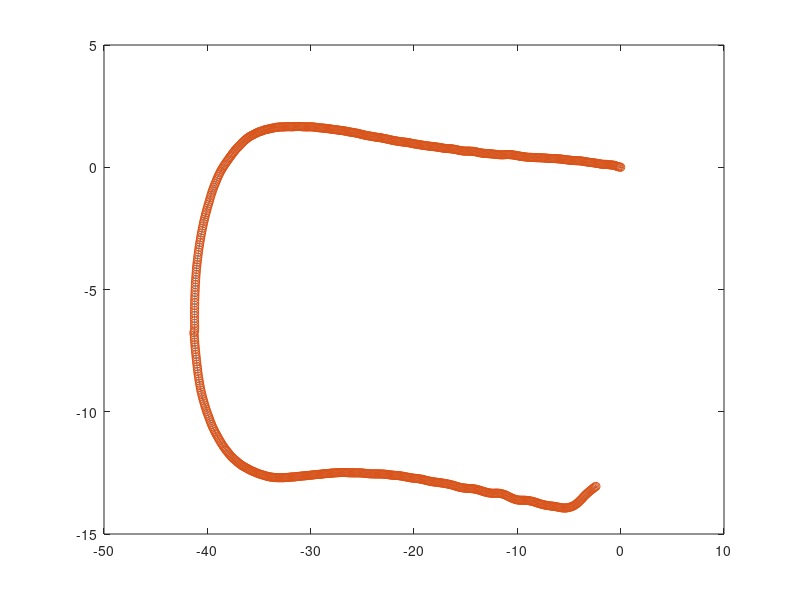

Write MATLAB code to recreate this figure. (Note: this script raises an error after producing the figure.)
%% Meituan Txt  data process
%%
load pathtestjul226.mat;
data = pathtestjul226;
%%
x = data(:,1);
y = data(:,2);
x0 = x(1);
y0 = y(1);
x = x - x0;
y= y -y0;

plot(x,y); hold on

Path_loc = [x,y,data(:,3)];
%%
i  = 1;
density = 0.1;
index = [1];
for i = 1:length(x)
    distance = (x(i)- x(index(end)))^2 +(y(i)-y(index(end)))^2;
    if distance >density^2
        index = [index;i];
        distance = 0;
    end
end
   
%% Filtered Path
Path = [x(index), y(index)];
plot(Path(:,1), Path(:,2),'o')

%% Calculate Curvature
K= [];
for i =1:length(Path)-9
a = Path(i,:);
b = Path(i+5,:);
c = Path(i+9,:);
S = ((b(1)-a(1))*(c(2)-a(2)) - (c(1)-a(1))*(b(2)-a(2)))/2;

A = distance_2point(a,b);
B = distance_2point(b,c);
C = distance_2point(c,a);

K(i) = S/(A*B*C);
end



    